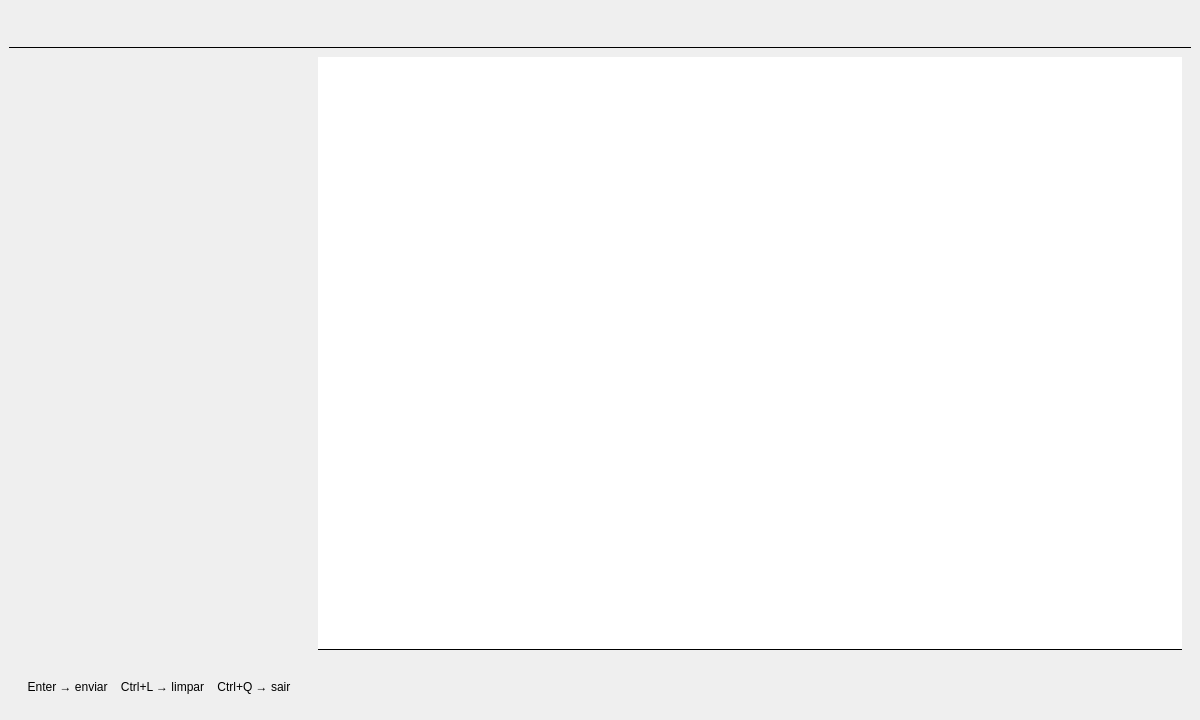
<?xml version="1.0" encoding="UTF-8"?>
<ui version="4.0">
 <class>MainWindow</class>
 <widget class="QMainWindow" name="MainWindow">
  <property name="geometry">
   <rect>
    <x>0</x>
    <y>0</y>
    <width>1200</width>
    <height>720</height>
   </rect>
  </property>
  <property name="minimumSize">
   <size>
    <width>800</width>
    <height>500</height>
   </size>
  </property>
  <property name="windowTitle">
   <string>BIA — Interface Neural</string>
  </property>
  <widget class="QWidget" name="centralwidget">
   <layout class="QVBoxLayout" name="root_layout">
    <property name="spacing"><number>0</number></property>
    <property name="contentsMargins"><rect><x>0</x><y>0</y><x>0</x><y>0</y></rect></property>

    <!-- Info bar no topo (widget customizado, altura fixa 38px) -->
    <item>
     <widget class="InfoBar" name="info_bar">
      <property name="minimumSize"><size><width>0</width><height>38</height></size></property>
      <property name="maximumSize"><size><width>16777215</width><height>38</height></size></property>
     </widget>
    </item>

    <!-- Separador horizontal -->
    <item>
     <widget class="QFrame" name="top_separator">
      <property name="minimumSize"><size><width>0</width><height>1</height></size></property>
      <property name="maximumSize"><size><width>16777215</width><height>1</height></size></property>
      <property name="frameShape"><enum>QFrame::HLine</enum></property>
     </widget>
    </item>

    <!-- Corpo principal (HUD à esquerda, chat à direita) -->
    <item>
     <layout class="QHBoxLayout" name="body_layout">
      <property name="spacing"><number>0</number></property>
      <property name="contentsMargins"><rect><x>0</x><y>0</y><x>0</x><y>0</y></rect></property>

      <!-- Coluna esquerda: HUD + atalhos -->
      <item>
       <widget class="QWidget" name="left_panel">
        <property name="minimumSize"><size><width>300</width><height>0</height></size></property>
        <property name="maximumSize"><size><width>300</width><height>16777215</height></size></property>
        <layout class="QVBoxLayout" name="left_layout">
         <property name="spacing"><number>0</number></property>
         <property name="contentsMargins"><rect><x>0</x><y>0</y><x>0</x><y>0</y></rect></property>

         <!-- HUD animado (widget customizado, expande) -->
         <item>
          <widget class="HUDWidget" name="hud">
           <property name="sizePolicy">
            <sizepolicy hsizetype="Expanding" vsizetype="Expanding">
             <horstretch>0</horstretch>
             <verstretch>1</verstretch>
            </sizepolicy>
           </property>
          </widget>
         </item>

         <!-- Label de atalhos no rodapé -->
         <item>
          <widget class="QLabel" name="shortcuts_label">
           <property name="minimumSize"><size><width>0</width><height>30</height></size></property>
           <property name="maximumSize"><size><width>16777215</width><height>30</height></size></property>
           <property name="text">
            <string>Enter → enviar    Ctrl+L → limpar    Ctrl+Q → sair</string>
           </property>
           <property name="alignment">
            <set>Qt::AlignCenter</set>
           </property>
          </widget>
         </item>

        </layout>
       </widget>
      </item>

      <!-- Coluna direita: chat + input -->
      <item>
       <widget class="QWidget" name="right_panel">
        <layout class="QVBoxLayout" name="right_layout">
         <property name="spacing"><number>0</number></property>
         <property name="contentsMargins"><rect><x>0</x><y>0</y><x>0</x><y>0</y></rect></property>

         <!-- Área de chat (widget customizado, expande) -->
         <item>
          <widget class="ChatDisplay" name="chat">
           <property name="sizePolicy">
            <sizepolicy hsizetype="Expanding" vsizetype="Expanding">
             <horstretch>0</horstretch>
             <verstretch>1</verstretch>
            </sizepolicy>
           </property>
           <property name="frameShape"><enum>QFrame::NoFrame</enum></property>
          </widget>
         </item>

         <!-- Separador acima do input -->
         <item>
          <widget class="QFrame" name="input_separator">
           <property name="minimumSize"><size><width>0</width><height>1</height></size></property>
           <property name="maximumSize"><size><width>16777215</width><height>1</height></size></property>
           <property name="frameShape"><enum>QFrame::HLine</enum></property>
          </widget>
         </item>

         <!-- Barra de input (widget customizado, altura fixa 52px) -->
         <item>
          <widget class="InputBar" name="input_bar">
           <property name="minimumSize"><size><width>0</width><height>52</height></size></property>
           <property name="maximumSize"><size><width>16777215</width><height>52</height></size></property>
          </widget>
         </item>

        </layout>
       </widget>
      </item>

     </layout>
    </item>

   </layout>
  </widget>
 </widget>

 <!-- Registro dos widgets customizados para o Qt Designer reconhecer -->
 <customwidgets>
  <customwidget>
   <class>HUDWidget</class>
   <extends>QWidget</extends>
   <header>bia</header>
  </customwidget>
  <customwidget>
   <class>ChatDisplay</class>
   <extends>QListWidget</extends>
   <header>bia</header>
  </customwidget>
  <customwidget>
   <class>InputBar</class>
   <extends>QWidget</extends>
   <header>bia</header>
  </customwidget>
  <customwidget>
   <class>InfoBar</class>
   <extends>QWidget</extends>
   <header>bia</header>
  </customwidget>
 </customwidgets>

 <resources/>
 <connections/>
</ui>
